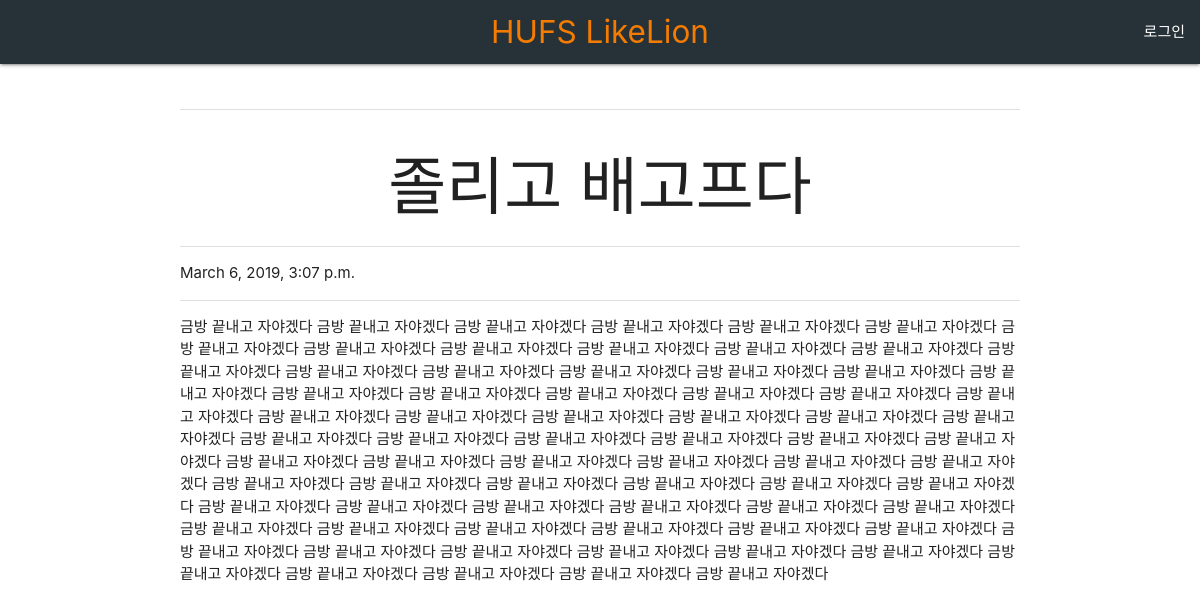
Screenshot of /blog/24 with the database file from the repository.
### blog/models.py (models this page shows, shortened)
class Blog(models.Model):
    title = models.CharField(max_length=200)
    pub_date = models.DateTimeField('date published!!')
    body = models.TextField()
    image = models.ImageField(upload_to='images/')
    class Meta:
        ordering = ['-pub_date' ]

### blog/views.py (the view)
# urls.py: path('<int:blog_id>', blog.views.detail, name="detail"),
def detail(request, blog_id):
    blog_detail = get_object_or_404(Blog, pk = blog_id)
    return render(request, 'detail.html', {'blog':blog_detail})

### blog/templates/detail.html (shortened to what this page needs)
<html>
<head>
</head>
{% extends 'base.html' %}
{% block contents %}
<body>
<div class="container">
<div class="scroll-container" tabindex="1">
        <div class="divider"></div>
        <h1 class="center">{{blog.title}}</h1>
        <div class="divider"></div>
        <p>{{blog.pub_date}}</p>
        <div class="divider"></div>
        <p>{{blog.body}}</p>
      </div>
    </div>
</body>
{% endblock %}

### rows the page displays
Blog: title "졸리고 배고프다", pub_date "March 6, 2019, 3:07 p.m.", body "금방 끝내고 자야겠다 금방 끝내고 자야겠다 금방 끝내고 자야겠다 금방 끝내고 자야겠다 금방 끝내고 자야겠다 금방 끝내고 자야겠다 금방 끝내고 자야겠다 금방 끝내고 자야겠다 금방 끝내고 자야겠다 금방 끝내고 자야겠다 금방 끝내고 자야겠다 금방 끝내고 자야겠다 금방 끝내고 자야겠다 금방 끝내고 자야겠다 금방 끝내고 자야겠다 금방 끝내고 자야겠다 금방 끝내고 자야겠다 금방 끝내고 자야겠다 금방 끝내고 자야겠다 금방 끝내고 자야겠다 금방 끝내고 자야겠다 금방 끝내고 자야겠다 금방 끝내고 자야겠다 금방 끝내고 자야겠다 금방 끝내고 자야겠다 금방 끝내고 자야겠다 금방 끝내고 자야겠다 금방 끝내고 자야겠다 금방 끝내고 자야겠다 금방 끝내고 자야겠다 금방 끝내고 자야겠다 금방 끝내고 자야겠다 금방 끝내고 자야겠다 금방 끝내고 자야겠다 금방 끝내고 자야겠다 금방 끝내고 자야겠다 금방 끝내고 자야겠다 금방 끝내고 자야겠다 금방 끝내고 자야겠다 금방 끝내고 자야겠다 금방 끝내고 자야겠다 금방 끝내고 자야겠다 금방 끝내고 자야겠다 금방 끝내고 자야겠다 금방 끝내고 자야겠다 금방 끝내고 자야겠다 금방 끝내고 자야겠다 금방 끝내고 자야겠다 금방 끝내고 자야겠다 금방 끝내고 자야겠다 금방 끝내고 자야겠다 금방 끝내고 자야겠다 금방 끝내고 자야겠다 금방 끝내고 자야겠다 금방 끝내고 자야겠다 금방 끝내고 자야겠다 금방 끝내고 자야겠다 금방 끝내고 자야겠다 금방…"
